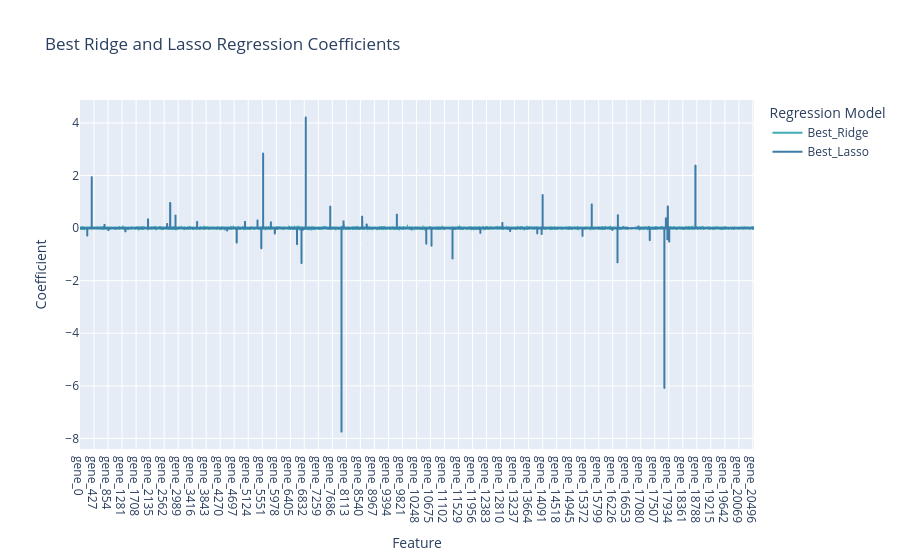

The notebook cell saved with this chart:
### Code cell
fig = px.line(
    ridge_best_coef,
    x="Feature",
    y=["Best_Ridge", "Best_Lasso"],
    title="Best Ridge and Lasso Regression Coefficients",
    labels={"value": "Coefficient", "variable": "Regression Model"},
    color_discrete_map={"Best_Ridge": "#40adb5", "Best_Lasso": "#3d7ca8"}
)
fig.show()

### Figure 1 — Plotly figure (JSON) as saved in the notebook; plotly's stock layout.template omitted (floating-point values rounded to 4 significant figures; data arrays with more than 128 entries replaced by an {"elided": "..."} marker saying what was removed)
{"data": [{"hovertemplate": "Regression Model=Best_Ridge<br>Feature=%{x}<br>Coefficient=%{y}<extra></extra>", "legendgroup": "Best_Ridge", "line": {"color": "#40adb5", "dash": "solid"}, "marker": {"symbol": "circle"}, "mode": "lines", "name": "Best_Ridge", "showlegend": true, "type": "scattergl", "x": {"elided": "20531 str values"}, "xaxis": "x", "y": {"elided": "20531 float values"}, "yaxis": "y"}, {"hovertemplate": "Regression Model=Best_Lasso<br>Feature=%{x}<br>Coefficient=%{y}<extra></extra>", "legendgroup": "Best_Lasso", "line": {"color": "#3d7ca8", "dash": "solid"}, "marker": {"symbol": "circle"}, "mode": "lines", "name": "Best_Lasso", "showlegend": true, "type": "scattergl", "x": {"elided": "20531 str values"}, "xaxis": "x", "y": {"elided": "20531 float values"}, "yaxis": "y"}], "layout": {"legend": {"title": {"text": "Regression Model"}, "tracegroupgap": 0}, "title": {"text": "Best Ridge and Lasso Regression Coefficients"}, "xaxis": {"anchor": "y", "domain": [0, 1], "title": {"text": "Feature"}}, "yaxis": {"anchor": "x", "domain": [0, 1], "title": {"text": "Coefficient"}}}}
